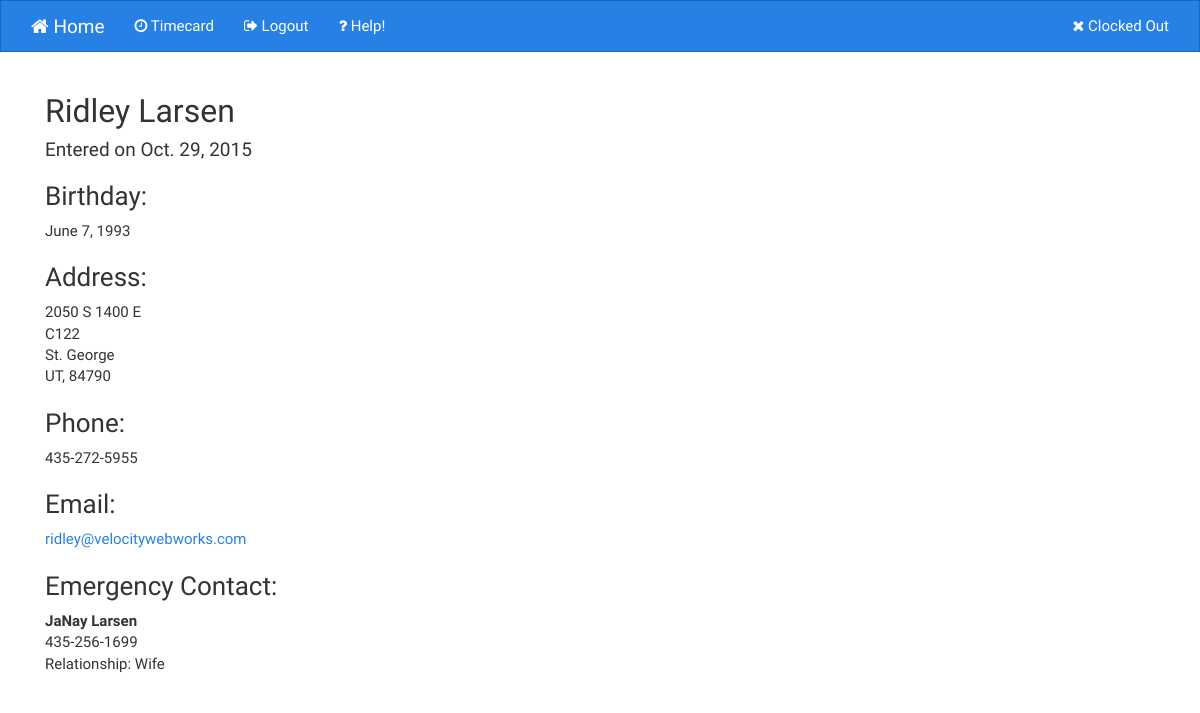
/volunteer/1/ (signed in), run on the app's committed database.
### project7/timeclock/models.py (models this page shows, shortened)
class Volunteer(models.Model):
    user = models.OneToOneField(User, blank=True, null=True)
    name = models.CharField(max_length=128)
    photo = models.ImageField(upload_to='photos/%Y/%m/%d', blank=True, null=True)
    birthday = models.DateField(blank=True, null=True)
    date = models.DateField(auto_now_add=True)
    address = models.CharField(max_length=128)
    address_2 = models.CharField(max_length=128, blank=True, null=True)
    active = models.BooleanField(default=False, blank=True)
    city = models.CharField(max_length=64, blank=True, null=True)
    state = models.CharField(max_length=2, blank=True, null=True)
    zip_code = models.CharField(max_length=10, blank=True, null=True)
    phone = models.CharField(max_length=24, blank=True, null=True)
    email = models.EmailField(blank=True, null=True)
    emergency_contact = models.CharField(max_length=128, blank=True, null=True)
    emergency_contact_phone = models.CharField(max_length=24, blank=True, null=True)
    emergency_contact_relationship = models.CharField(max_length=24, blank=True, null=True)
    class Meta:
        verbose_name = 'Volunteer'
        verbose_name_plural = 'Volunteers'
    def active_recently(self):
        evts = Event.objects.filter(user=self.user)
        past = timezone.now()
        past = past - relativedelta(days=30)
        evts = evts.filter(time_in__gte=past)
        return evts.count() > 0
    active_recently.boolean = True

### project7/timeclock/views.py (the view)
# urls.py: url(r'^volunteer/(?P<pk>\d+)/$', VolunteerView.as_view(), name='volunteer_detail'),
class VolunteerView(DetailView):
    model = Volunteer
    template_name = 'volunteer_detail.html'
    @method_decorator(login_required)
    def dispatch(self, request, *args, **kwargs):
        return super(VolunteerView, self).dispatch(request, *args, **kwargs)

### project7/timeclock/context_processors.py (called while the page is built)
def clocked_in(request):
    clocked_in = False
    event = None
    notes_form = None
    if request.user.is_authenticated():
        now = timezone.now()
        events = Event.objects.filter(user=request.user, time_in__lte=now, time_out=None)
        try:
            clocked_in = True if events[0] else False
            event = events[0]
            notes_form = EventNotesForm(instance=event)
        except Event.DoesNotExist:
            clocked_in = False
        except IndexError:
            clocked_in = False
    return {
        'clocked_in': clocked_in,
        'event': event,
        'notes_form': notes_form,
    }

### project7/timeclock/templates/volunteer_detail.html (shortened to what this page needs)
{% extends 'base.html' %}
{% block content %}
<div class="col-xs-6">
    <h2>{{ object.name }}</h2>
    <h4>
        Entered on {{ object.date }}
    </h4>
    <h3>Birthday:</h3>
    <p>
        {{ object.birthday }}
    </p>
    <h3>Address:</h3>
    <p>
        {{ object.address }}<br>
        {{ object.address_2 }}<br>
        {{ object.city }}<br>
        {{ object.state }}, {{ object.zip_code }}<br>
    </p>
    <h3>Phone:</h3>
    <p>{{ object.phone }}</p>
    <h3>Email:</h3>
    <p><a href="mailto:{{object.email}}">{{ object.email }}</a></p>
    <h3>Emergency Contact:</h3>
    <p>
        <strong>{{ object.emergency_contact }}</strong><br>
        {% if object.emergency_contact_phone %}
            {{ object.emergency_contact_phone }}<br>
        {% else %}
            No emergency phone listed.
        {% endif %}
        Relationship: {{ object.emergency_contact_relationship }}
    </p>
</div>
{% endblock content %}

### project7/timeclock/templates/base.html (style rules this page uses)
body { padding-bottom: 100px; }

### data on the page
Volunteer: name "Ridley Larsen", date "Oct. 29, 2015", birthday "June 7, 1993", address "2050 S 1400 E", address_2 "C122", city "St. George", state "UT", zip_code "84790", phone "435-272-5955", email "ridley@velocitywebworks.com", emergency_contact "JaNay Larsen", emergency_contact_phone "435-256-1699", emergency_contact_relationship "Wife"
